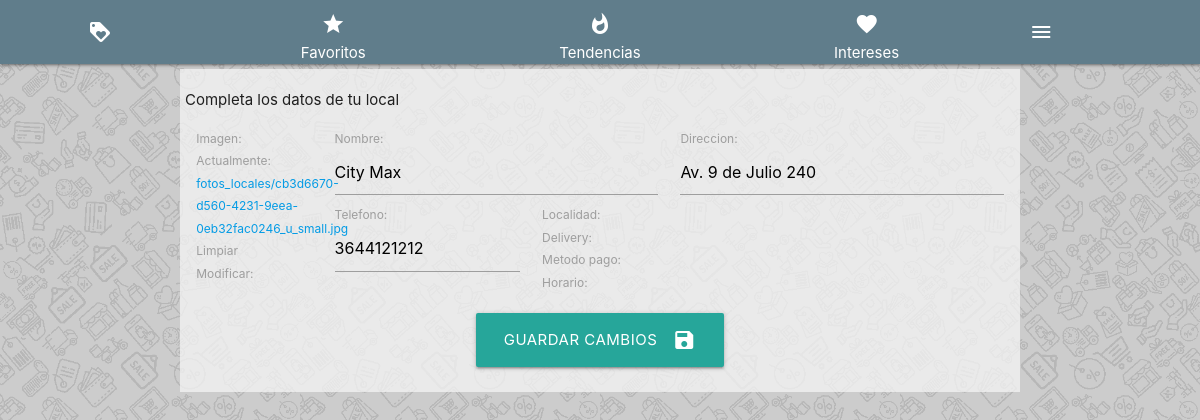
The page /usuario/Pratto/1/editar_local/ (signed in) on the database its author committed.
### app_ofertas/models.py (models this page shows, shortened)
class Local(models.Model):
	HORARIOS = ('sh','Abierto según horario'),('24hs','Abierto las 24hs')
	OP_DELIVERY = ((True,'Sí'),(False,'No'))
	nombre     = models.CharField(max_length = 30)
	direccion  = models.CharField(max_length = 50)
	horario    = models.CharField(max_length = 4, choices = HORARIOS)
	usuario    = models.ForeignKey(User, on_delete = models.CASCADE, related_name = 'locales')
	localidad  = models.ForeignKey(Localidad, on_delete = models.CASCADE, related_name = 'locales', null=True)
	delivery   = models.BooleanField(default=False, choices=OP_DELIVERY)
	telefono   = models.IntegerField(null=True,blank=True)
	metodo_pago =  models.ManyToManyField("MedioDePago", through="LocalMedioDePago")
	imagen     = models.ImageField(upload_to='fotos_locales', null=True, blank=True)

### app_ofertas/views.py (the view, shortened to what this page needs)
# urls.py: path('usuario/<usuario>/<int:id>/editar_local/', views.editar_local,name='editar_local'),
@login_required
def editar_local(request,usuario,id):
	local = Local.objects.get(pk=id)
	if request.method == 'GET':
		form = EditarLocalForm(instance = local)
	contexto = {'form':form}
	template = 'local/editar_local.html'
	return render(request,template,contexto)

### app_ofertas/forms.py
class EditarLocalForm(forms.ModelForm):
	class Meta:
		model = Local
		fields = ('imagen',
			      'nombre',
			      'direccion',
			      'telefono',
			      'localidad',
			      'delivery',
			      'metodo_pago',
			      'horario',)

### app_ofertas/models.py (called while the page is built)
	def __str__(self):
		return self.nombre

	def __str__(self):
		return self.nombre

### app_ofertas/templates/local/editar_local.html (shortened to what this page needs)
{% extends "esquema.html" %}
{% block content %}
<form method="POST"  enctype="multipart/form-data">
    <div class="row">
    	<p>Completa los datos de tu local</p>
	 	{% for field in form %}
	 		{% if field.name == 'imagen' %}
				<div class=" col s12 m3 l2 ">
					<label>
					{{ field.label_tag }}
					{{ field }}
					</label>
				</div>
	 		{% elif field.name == 'nombre' %}
				<div class=" col s12 m4 l5 ">
					<label>
					{{ field.label_tag }}
					{{ field }}
					</label>
				</div>
			{% elif field.name == 'direccion' %}
				<div class=" col s12 m5 l5 ">
					<label>
					{{ field.label_tag }}
					{{ field }}
					</label>
				</div>
			{% elif field.name == 'telefono' %}
				<div class=" col s12 m4 l3 ">
					<label>
					{{ field.label_tag }}
					{{ field }}
					</label>
				</div>
			{% elif field.name == 'localidad' %}
				<div class=" col s12 m6 l5 ">
					<label>
					{{ field.label_tag }}
					</label>
				</div>
			{% elif field.name == 'delivery' %}
				<div class=" col s12 m2 l4 ">
					<label>
					{{ field.label_tag }}
					</label>
				</div>
			{% elif field.name == 'metodo_pago' %}
				<div class=" col s12 m6 l6 ">
					<label>
					{{ field.label_tag }}
					</label>
				</div>
			{% elif field.name == 'horario' %}
				<div class=" col s12 m6 l6 ">
					<label>
					{{ field.label_tag }}
					</label>
				</div>
			{% endif %}
		{% endfor %}
    </div>
    <div class="row center-align">
	 	<button class="btn-large waves-effect waves-light" type="submit" name="action" value="Guardar">Guardar Cambios
			<i class="material-icons right">save</i>
		</button>
    </div>
</form>
{% endblock %}

### static/css/style.css (style rules this page uses)
body { background-image: url(../img/bk01.gif); background-repeat: repeat; background-size: 25%; }

### rows shown on the page
Local: form "Actualmente: fotos_locales/cb3d6670-d560-4231-9eea-0eb32fac0246_u_small.jpg Limpiar Modificar:", form "City Max", form "Av. 9 de Julio 240", form "3644121212"

### other values the page prints
{{ field.label_tag }} "Imagen:"
{{ field.label_tag }} "Nombre:"
{{ field.label_tag }} "Direccion:"
{{ field.label_tag }} "Telefono:"
{{ field.label_tag }} "Localidad:"
{{ field.label_tag }} "Delivery:"
{{ field.label_tag }} "Metodo pago:"
{{ field.label_tag }} "Horario:"
